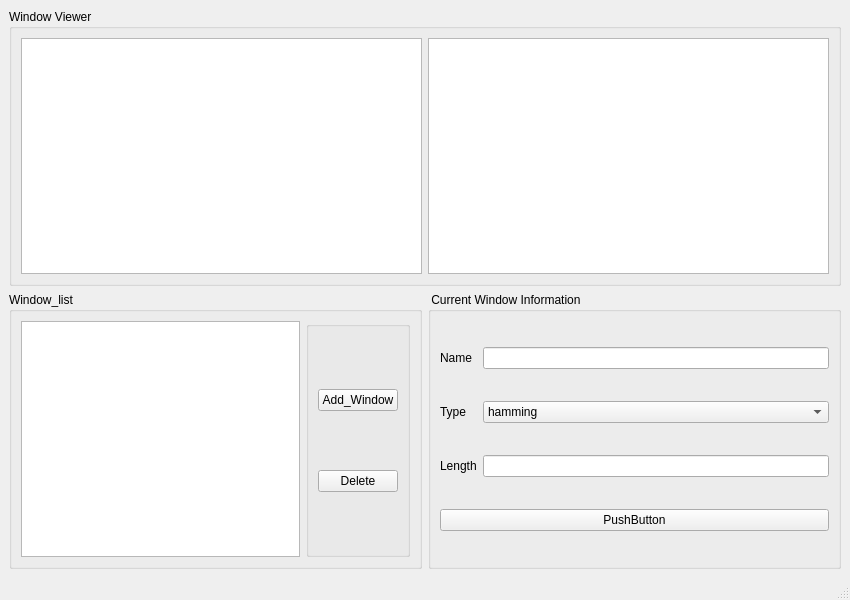
<?xml version="1.0" encoding="UTF-8"?>
<ui version="4.0">
 <class>MainWindow</class>
 <widget class="QMainWindow" name="MainWindow">
  <property name="geometry">
   <rect>
    <x>0</x>
    <y>0</y>
    <width>850</width>
    <height>600</height>
   </rect>
  </property>
  <property name="windowTitle">
   <string>MainWindow</string>
  </property>
  <widget class="QWidget" name="centralwidget">
   <layout class="QGridLayout" name="gridLayout_2">
    <item row="0" column="0" colspan="2">
     <widget class="QGroupBox" name="groupBox_4">
      <property name="title">
       <string>Window Viewer</string>
      </property>
      <layout class="QHBoxLayout" name="horizontalLayout_2">
       <item>
        <widget class="QGraphicsView" name="graphicsView"/>
       </item>
       <item>
        <widget class="QGraphicsView" name="graphicsView_2"/>
       </item>
      </layout>
     </widget>
    </item>
    <item row="1" column="0">
     <widget class="QGroupBox" name="groupBox">
      <property name="title">
       <string>Window_list</string>
      </property>
      <layout class="QHBoxLayout" name="horizontalLayout">
       <item>
        <widget class="QListWidget" name="listWidget"/>
       </item>
       <item>
        <widget class="QGroupBox" name="groupBox_2">
         <property name="title">
          <string/>
         </property>
         <layout class="QVBoxLayout" name="verticalLayout">
          <item>
           <widget class="QPushButton" name="pushButton">
            <property name="text">
             <string>Add_Window</string>
            </property>
           </widget>
          </item>
          <item>
           <widget class="QPushButton" name="pushButton_2">
            <property name="text">
             <string>Delete</string>
            </property>
           </widget>
          </item>
         </layout>
        </widget>
       </item>
      </layout>
     </widget>
    </item>
    <item row="1" column="1">
     <widget class="QGroupBox" name="groupBox_3">
      <property name="title">
       <string> Current Window Information</string>
      </property>
      <layout class="QGridLayout" name="gridLayout">
       <item row="0" column="0">
        <widget class="QLabel" name="label">
         <property name="text">
          <string>Name</string>
         </property>
        </widget>
       </item>
       <item row="0" column="1">
        <widget class="QLineEdit" name="lineEdit"/>
       </item>
       <item row="1" column="0">
        <widget class="QLabel" name="label_2">
         <property name="text">
          <string>Type</string>
         </property>
        </widget>
       </item>
       <item row="2" column="0">
        <widget class="QLabel" name="label_3">
         <property name="text">
          <string>Length</string>
         </property>
        </widget>
       </item>
       <item row="2" column="1">
        <widget class="QLineEdit" name="lineEdit_3"/>
       </item>
       <item row="3" column="0" colspan="2">
        <widget class="QPushButton" name="pushButton_3">
         <property name="text">
          <string>PushButton</string>
         </property>
        </widget>
       </item>
       <item row="1" column="1">
        <widget class="QComboBox" name="comboBox">
         <item>
          <property name="text">
           <string>hamming</string>
          </property>
         </item>
         <item>
          <property name="text">
           <string>flat-top</string>
          </property>
         </item>
         <item>
          <property name="text">
           <string>blackman</string>
          </property>
         </item>
         <item>
          <property name="text">
           <string>hann</string>
          </property>
         </item>
        </widget>
       </item>
      </layout>
     </widget>
    </item>
   </layout>
  </widget>
  <widget class="QMenuBar" name="menubar">
   <property name="geometry">
    <rect>
     <x>0</x>
     <y>0</y>
     <width>850</width>
     <height>23</height>
    </rect>
   </property>
  </widget>
  <widget class="QStatusBar" name="statusbar"/>
 </widget>
 <resources/>
 <connections/>
</ui>
